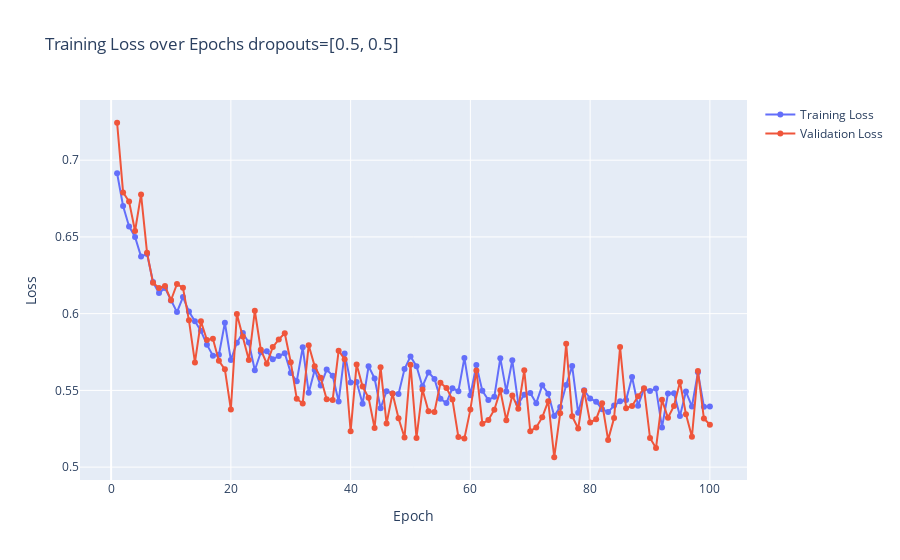
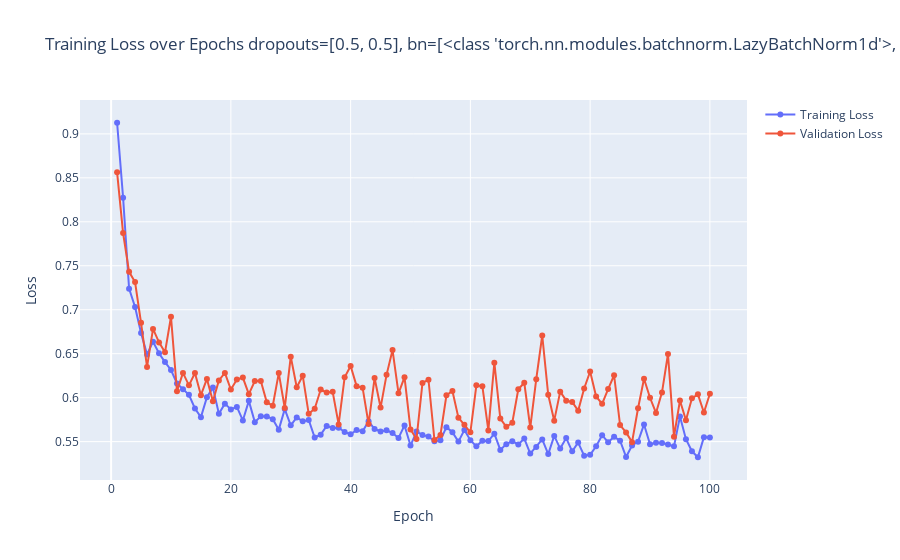

Notebook source saved alongside these figures, in order:
### Code cell
activations = [nn.ReLU(), nn.Sigmoid()]
layers = [2, 5, 1]
dropouts = [0.5, 0.5]
bn = [nn.LazyBatchNorm1d, nn.LazyBatchNorm1d]
testSingle(
    layers=layers, 
    activations=activations,
    dropouts=dropouts,
    epochs=100, 
    output=False,
    split_ratio=0.8,
    title_addon=f'{dropouts=}'
    )
testSingle(
    layers=layers, 
    activations=activations,
    dropouts=dropouts,
    batchnorms=bn,
    epochs=100, 
    output=False,
    split_ratio=0.8,
    title_addon=f'{dropouts=}, {bn=}'
    )
